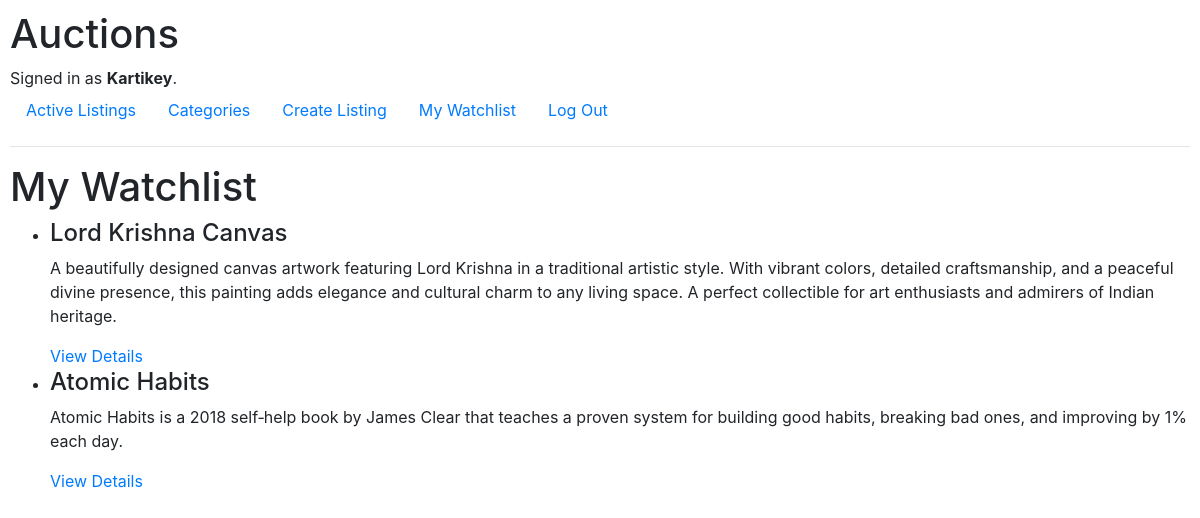
Page /watchlist (signed in) on the committed database.
### auctions/models.py (models this page shows, shortened)
class User(AbstractUser):
    pass

class Listing(models.Model):
    product_name =  models.CharField(max_length=64)
    product_image =  models.URLField(blank= True , null= True)
    owner = models.ForeignKey(User , on_delete= models.CASCADE)
    starting_bid = models.DecimalField(max_digits= 8 , decimal_places= 2)
    product_description = models.TextField()
    category = models.ForeignKey(Category , on_delete=models.CASCADE)
    is_active = models.BooleanField(default= True)
    watchlist = models.ManyToManyField(User, blank=True , related_name="watchlist")

### auctions/views.py (the view)
# urls.py: path("watchlist", views.watchlist_view, name="watchlist_view"),
@login_required
def watchlist_view(request):
    listings = request.user.watchlist.all()
    return render(request, "auctions/watchlist.html", {
        "listings": listings
    })

### auctions/templates/auctions/watchlist.html
{% extends "auctions/layout.html" %}
{% block body %}
<h1>My Watchlist</h1>
{% if listings %}
    <ul>
    {% for listing in listings %}
        <li><h4>{{ listing.product_name }}</h4></li>
        <p>{{ listing.product_description }}</p>
        <a href="{% url 'listing' listing.id %}">
            View Details
        </a>
    {% endfor %}
    </ul>
{% else %}
    <p>Your watchlist is empty.</p>
{% endif %}
{% endblock %}

### auctions/templates/auctions/layout.html (shortened to what this page needs)
{% load static %}
<!DOCTYPE html>
<html lang="en">
    <head>
        <link rel="stylesheet" href="https://stackpath.bootstrapcdn.com/bootstrap/4.4.1/css/bootstrap.min.css">
        <link href="{% static 'auctions/styles.css' %}" rel="stylesheet">
    </head>
    <body>
        <h1>Auctions</h1>
        <div>
            {% if user.is_authenticated %}
                Signed in as <strong>{{ user.username }}</strong>.
            {% else %}
                Not signed in.
            {% endif %}
        </div>
        <ul class="nav">
            <li class="nav-item">
                <a class="nav-link" href="{% url 'index' %}">Active Listings</a>
            </li>
            <li class="nav-item">
                <a class="nav-link" href="{% url 'categories' %}">Categories</a>
            </li>
            <li class="nav-item">
                 <a class="nav-link" href="{% url 'create_listing' %}">Create Listing</a>
            </li>
            {% if user.is_authenticated %}
                <li class="nav-item">
                    <a class="nav-link" href="{% url 'watchlist_view' %}">My Watchlist</a>
                </li>
                <li class="nav-item">
                    <a class="nav-link" href="{% url 'logout' %}">Log Out</a>
                </li>
            {% endif %}
        </ul>
        <hr>
        {% block body %}
        {% endblock %}
    </body>
</html>

### auctions/static/auctions/styles.css (style rules this page uses)
body { padding: 10px; }

### rows in the picture
User: username "Kartikey"
Listing: product_name "Lord Krishna Canvas", product_description "A beautifully designed canvas artwork featuring Lord Krishna in a traditional artistic style. With vibrant colors, detailed craftsmanship, and a peaceful divine presence, this painting adds elegance and cultural charm to any living space. A perfect collectible for art enthusiasts and admirers of Indian heritage."
Listing: product_name "Atomic Habits", product_description "Atomic Habits is a 2018 self‑help book by James Clear that teaches a proven system for building good habits, breaking bad ones, and improving by 1% each day."
